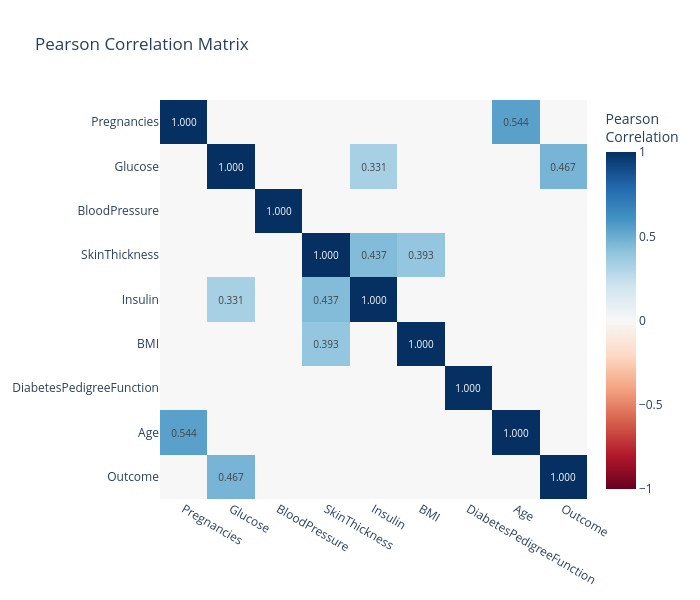

The notebook cell this image was saved under:
### Code cell
# split='high', threshold=0.3 -> only show |corr| > 0.3
ps.corr_heatmap(df_diabetes, split='high', threshold=0.3)

### Figure 1 — Plotly figure (JSON) as saved in the notebook; plotly's stock layout.template omitted (floating-point values rounded to 4 significant figures)
{"data": [{"colorbar": {"title": {"text": "Pearson<br>Correlation"}}, "colorscale": [[0, "rgb(103,0,31)"], [0.1, "rgb(178,24,43)"], [0.2, "rgb(214,96,77)"], [0.3, "rgb(244,165,130)"], [0.4, "rgb(253,219,199)"], [0.5, "rgb(247,247,247)"], [0.6, "rgb(209,229,240)"], [0.7, "rgb(146,197,222)"], [0.8, "rgb(67,147,195)"], [0.9, "rgb(33,102,172)"], [1, "rgb(5,48,97)"]], "hovertemplate": "<b>%{y}</b> vs <b>%{x}</b><br>Pearson Correlation: %{z:.3f}<extra></extra>", "text": [["1.000", "", "", "", "", "", "", "0.544", ""], ["", "1.000", "", "", "0.331", "", "", "", "0.467"], ["", "", "1.000", "", "", "", "", "", ""], ["", "", "", "1.000", "0.437", "0.393", "", "", ""], ["", "0.331", "", "0.437", "1.000", "", "", "", ""], ["", "", "", "0.393", "", "1.000", "", "", ""], ["", "", "", "", "", "", "1.000", "", ""], ["0.544", "", "", "", "", "", "", "1.000", ""], ["", "0.467", "", "", "", "", "", "", "1.000"]], "textfont": {"size": 10}, "texttemplate": "%{text}", "type": "heatmap", "x": ["Pregnancies", "Glucose", "BloodPressure", "SkinThickness", "Insulin", "BMI", "DiabetesPedigreeFunction", "Age", "Outcome"], "y": ["Pregnancies", "Glucose", "BloodPressure", "SkinThickness", "Insulin", "BMI", "DiabetesPedigreeFunction", "Age", "Outcome"], "z": [[1.0, 0, 0, 0, 0, 0, 0, 0.5443, 0], [0, 1.0, 0, 0, 0.3314, 0, 0, 0, 0.4666], [0, 0, 1, 0, 0, 0, 0, 0, 0], [0, 0, 0, 1, 0.4368, 0.3926, 0, 0, 0], [0, 0.3314, 0, 0.4368, 1, 0, 0, 0, 0], [0, 0, 0, 0.3926, 0, 1, 0, 0, 0], [0, 0, 0, 0, 0, 0, 1, 0, 0], [0.5443, 0, 0, 0, 0, 0, 0, 1.0, 0], [0, 0.4666, 0, 0, 0, 0, 0, 0, 1.0]], "zmax": 1, "zmid": 0, "zmin": -1}], "layout": {"height": 600, "title": {"text": "Pearson Correlation Matrix"}, "width": 700, "xaxis": {"side": "bottom"}, "yaxis": {"autorange": "reversed"}}}
